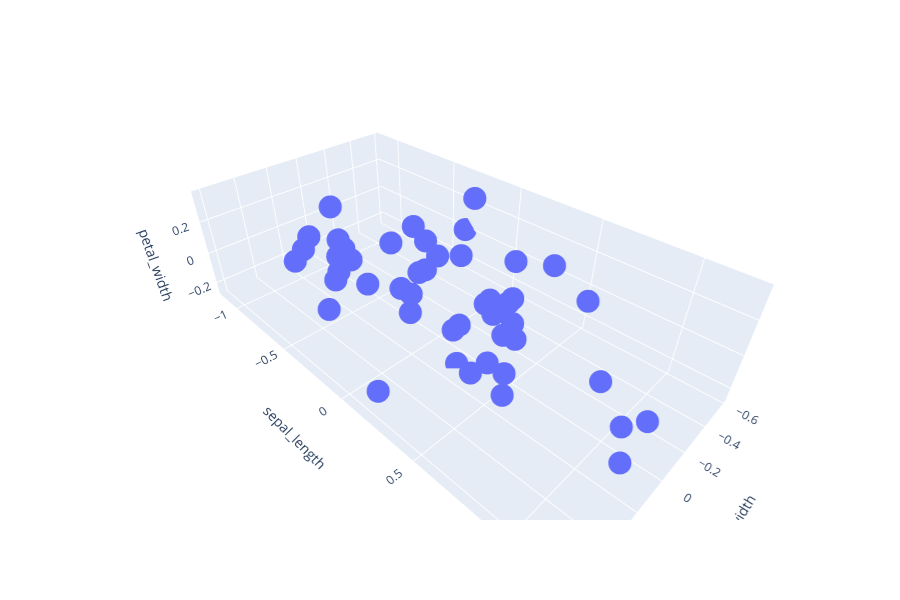

This figure's notebook cell:
### Code cell
fig = px.scatter_3d(
    pca_versicolor_df, 
    y = 'sepal_length', 
    x = 'sepal_width', 
    z = 'petal_width'
)
fig.show()
